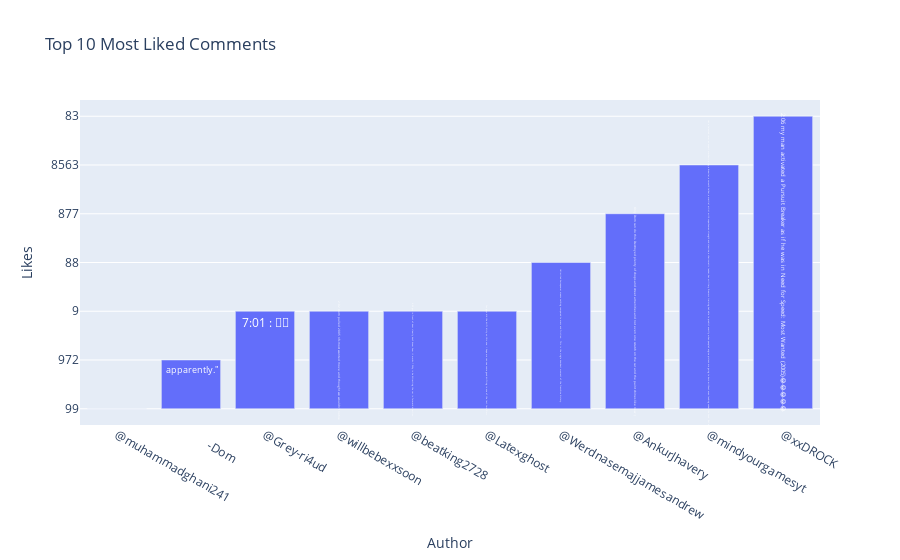
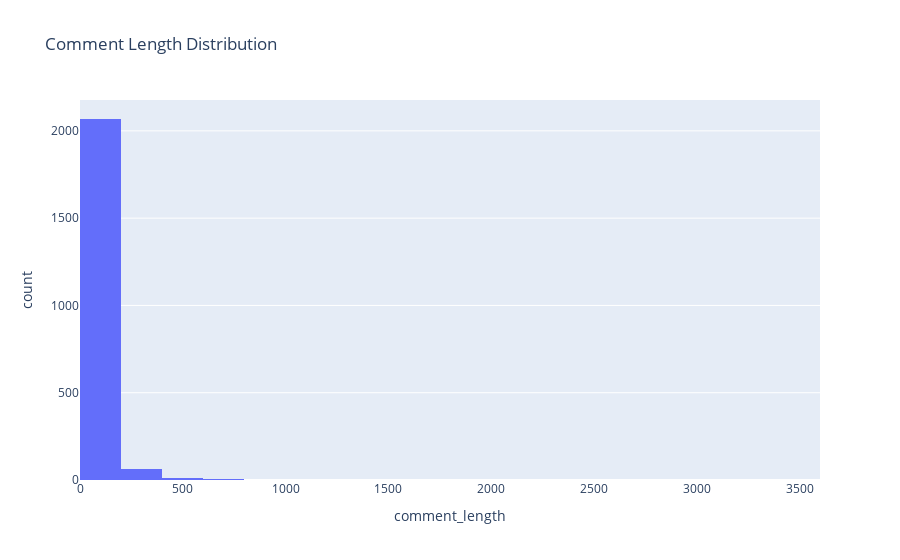
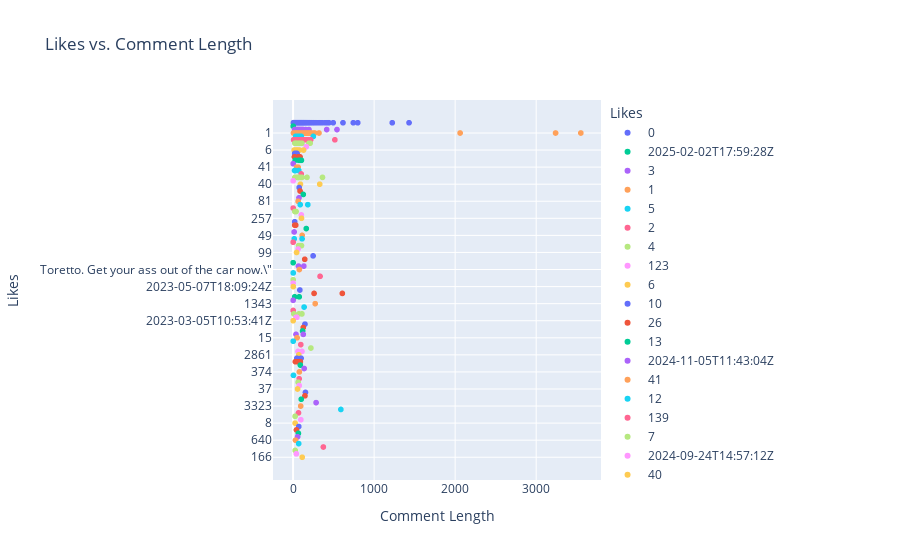
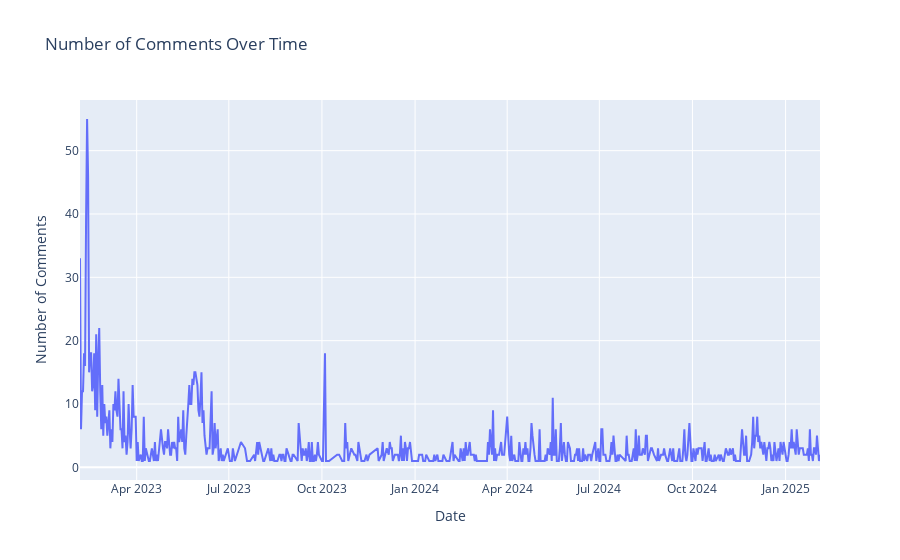

The cell these charts' notebook holds for them, in order:
### Code cell
import pandas as pd
import plotly.express as px

# Load data with proper delimiter and error handling
df = pd.read_csv("../data/processed/part-00000-55078bd3-eca0-4078-8064-721c27ee24fc-c000.csv.csv", on_bad_lines='skip', delimiter=",")

# Convert 'published_at' to datetime format
df['published_at'] = pd.to_datetime(df['published_at'], errors='coerce')

# Create a bar chart for the most liked comments
fig = px.bar(df.sort_values(by='likes', ascending=False).head(10), 
             x='author', y='likes', 
             title="Top 10 Most Liked Comments", 
             labels={'author': 'Author', 'likes': 'Likes'}, 
             text='comment')
fig.show()

# Create a histogram for comment length distribution
df['comment_length'] = df['comment'].astype(str).apply(len)
fig = px.histogram(df, x="comment_length", title="Comment Length Distribution", nbins=30)
fig.show()

# Create a scatter plot for likes vs. comment length
fig = px.scatter(df, x="comment_length", y="likes", 
                 title="Likes vs. Comment Length", 
                 labels={'comment_length': 'Comment Length', 'likes': 'Likes'}, 
                 color="likes")
fig.show()

# Create a time series plot for comments over time
df['date'] = df['published_at'].dt.date
fig = px.line(df.groupby('date').size().reset_index(name='count'), 
              x='date', y='count', 
              title="Number of Comments Over Time", 
              labels={'date': 'Date', 'count': 'Number of Comments'})
fig.show()

print("✅ Visualizations completed!")

### Figure 1 — Plotly figure (JSON) as saved in the notebook; plotly's stock layout.template omitted (floating-point values rounded to 4 significant figures)
{"data": [{"hovertemplate": "Author=%{x}<br>Likes=%{y}<br>comment=%{text}<extra></extra>", "legendgroup": "", "marker": {"color": "#636efa", "pattern": {"shape": ""}}, "name": "", "orientation": "v", "showlegend": false, "text": ["1:38 little nobody clearly lost the mind 😂😂", " apparently.\"", "7:01 : 😵💫", "2:02 dom pulled 2005 nfs most wanted move and thought we wouldn’t notice", "4:30 guy in front of dom clearly don't know how it works.? Why is he Attracting the car in forward direction.", "You guys did the drift dirty on this one. I hope we can see some good drifting in one of the last two films.", "Unlimited horsepower means nothing compared to mass and friction.  This is the single dumbest moment of the franchise history.", "Only Dom can do this. Destroyed plenty of shops and street amenities and not even one scratch on the car and the paint shines like new :)", "He’s a talented racer, an expert mechanic, a spy, a brawler, a smooth talker, a martial artist with superhuman strength and stamina, a charismatic leader, has military firearms training, he’s able to predict exactly when people’s engine pistons are going to burn without even looking under the hood. But above all, he’s a family man.", "2:06 my man activated a Pursuit Breaker as if he was in Need for Speed: Most Wanted (2005)😂😂😂😂😂"], "textposition": "auto", "type": "bar", "x": ["@muhammadghani241", "       -Dom", "@Grey-ri4ud", "@willbebexxsoon", "@beatking2728", "@Latexghost", "@Werdnasemajjamesandrew", "@AnkurJhavery", "@mindyourgamesyt", "@xxDROCK"], "xaxis": "x", "y": ["99", "972", "9", "9", "9", "9", "88", "877", "8563", "83"], "yaxis": "y"}], "layout": {"barmode": "relative", "legend": {"tracegroupgap": 0}, "title": {"text": "Top 10 Most Liked Comments"}, "xaxis": {"anchor": "y", "domain": [0, 1], "title": {"text": "Author"}}, "yaxis": {"anchor": "x", "domain": [0, 1], "title": {"text": "Likes"}}}}

### Figure 2 — Plotly figure (JSON) as saved in the notebook; plotly's stock layout.template omitted (floating-point values rounded to 4 significant figures; data arrays with more than 128 entries replaced by an {"elided": "..."} marker saying what was removed)
{"data": [{"bingroup": "x", "hovertemplate": "comment_length=%{x}<br>count=%{y}<extra></extra>", "legendgroup": "", "marker": {"color": "#636efa", "pattern": {"shape": ""}}, "name": "", "nbinsx": 30, "orientation": "v", "showlegend": false, "type": "histogram", "x": {"elided": "2149 int values"}, "xaxis": "x", "yaxis": "y"}], "layout": {"barmode": "relative", "legend": {"tracegroupgap": 0}, "title": {"text": "Comment Length Distribution"}, "xaxis": {"anchor": "y", "domain": [0, 1], "title": {"text": "comment_length"}}, "yaxis": {"anchor": "x", "domain": [0, 1], "title": {"text": "count"}}}}

### Figure 3 — Plotly figure (JSON) as saved in the notebook; plotly's stock layout.template omitted (floating-point values rounded to 4 significant figures; data arrays with more than 128 entries replaced by an {"elided": "..."} marker saying what was removed)
{"data": [{"hovertemplate": "Likes=%{y}<br>Comment Length=%{x}<extra></extra>", "legendgroup": "0", "marker": {"color": "#636efa", "symbol": "circle"}, "mode": "markers", "name": "0", "showlegend": true, "type": "scattergl", "x": {"elided": "1429 int values"}, "xaxis": "x", "y": {"elided": "1429 str values"}, "yaxis": "y"}, {"hovertemplate": "Likes=%{y}<br>Comment Length=%{x}<extra></extra>", "legendgroup": "2025-02-02T17:59:28Z", "marker": {"color": "#00cc96", "symbol": "circle"}, "mode": "markers", "name": "2025-02-02T17:59:28Z", "showlegend": true, "type": "scattergl", "x": [1], "xaxis": "x", "y": ["2025-02-02T17:59:28Z"], "yaxis": "y"}, {"hovertemplate": "Likes=%{y}<br>Comment Length=%{x}<extra></extra>", "legendgroup": "3", "marker": {"color": "#ab63fa", "symbol": "circle"}, "mode": "markers", "name": "3", "showlegend": true, "type": "scattergl", "x": [26, 63, 156, 77, 41, 47, 29, 119, 96, 33, 41, 70, 44, 31, 71, 35, 57, 50, 65, 103, 542, 86, 87, 82, 108, 49, 415, 45, 127, 107, 52, 40, 62, 115, 57, 19, 64, 62, 196, 39, 38, 113, 41, 21, 36], "xaxis": "x", "y": ["3", "3", "3", "3", "3", "3", "3", "3", "3", "3", "3", "3", "3", "3", "3", "3", "3", "3", "3", "3", "3", "3", "3", "3", "3", "3", "3", "3", "3", "3", "3", "3", "3", "3", "3", "3", "3", "3", "3", "3", "3", "3", "3", "3", "3"], "yaxis": "y"}, {"hovertemplate": "Likes=%{y}<br>Comment Length=%{x}<extra></extra>", "legendgroup": "1", "marker": {"color": "#FFA15A", "symbol": "circle"}, "mode": "markers", "name": "1", "showlegend": true, "type": "scattergl", "x": {"elided": "345 int values"}, "xaxis": "x", "y": {"elided": "345 str values"}, "yaxis": "y"}, {"hovertemplate": "Likes=%{y}<br>Comment Length=%{x}<extra></extra>", "legendgroup": "5", "marker": {"color": "#19d3f3", "symbol": "circle"}, "mode": "markers", "name": "5", "showlegend": true, "type": "scattergl", "x": [82, 51, 33, 250, 61, 31, 80, 102, 78, 56, 63], "xaxis": "x", "y": ["5", "5", "5", "5", "5", "5", "5", "5", "5", "5", "5"], "yaxis": "y"}, {"hovertemplate": "Likes=%{y}<br>Comment Length=%{x}<extra></extra>", "legendgroup": "2", "marker": {"color": "#FF6692", "symbol": "circle"}, "mode": "markers", "name": "2", "showlegend": true, "type": "scattergl", "x": [12, 115, 34, 24, 35, 17, 23, 8, 33, 38, 49, 26, 28, 95, 47, 21, 93, 16, 25, 56, 32, 147, 137, 29, 66, 36, 7, 39, 36, 48, 20, 43, 36, 516, 68, 73, 58, 66, 76, 169, 73, 82, 30, 70, 126, 41, 33, 94, 77, 71, 42, 38, 46, 23, 19, 134, 36, 84, 42, 22, 65, 77, 54, 109, 28, 14, 45, 14, 79, 30, 41, 45, 95, 163, 78, 74, 50, 116, 40, 26, 13, 96, 91, 29, 55, 65, 164, 78, 41, 139, 87, 88, 217, 34, 51, 44, 89, 70, 21, 54, 76, 76, 63, 66, 185, 108, 164, 79, 35, 186, 114, 42, 62, 97, 43, 26, 19, 24, 37, 8, 10], "xaxis": "x", "y": ["2", "2", "2", "2", "2", "2", "2", "2", "2", "2", "2", "2", "2", "2", "2", "2", "2", "2", "2", "2", "2", "2", "2", "2", "2", "2", "2", "2", "2", "2", "2", "2", "2", "2", "2", "2", "2", "2", "2", "2", "2", "2", "2", "2", "2", "2", "2", "2", "2", "2", "2", "2", "2", "2", "2", "2", "2", "2", "2", "2", "2", "2", "2", "2", "2", "2", "2", "2", "2", "2", "2", "2", "2", "2", "2", "2", "2", "2", "2", "2", "2", "2", "2", "2", "2", "2", "2", "2", "2", "2", "2", "2", "2", "2", "2", "2", "2", "2", "2", "2", "2", "2", "2", "2", "2", "2", "2", "2", "2", "2", "2", "2", "2", "2", "2", "2", "2", "2", "2", "2", "2"], "yaxis": "y"}, {"hovertemplate": "Likes=%{y}<br>Comment Length=%{x}<extra></extra>", "legendgroup": "4", "marker": {"color": "#B6E880", "symbol": "circle"}, "mode": "markers", "name": "4", "showlegend": true, "type": "scattergl", "x": [60, 58, 85, 44, 40, 34, 31, 76, 32, 78, 109, 46, 80, 29, 68, 196, 24, 26, 102, 211, 22, 34, 83], "xaxis": "x", "y": ["4", "4", "4", "4", "4", "4", "4", "4", "4", "4", "4", "4", "4", "4", "4", "4", "4", "4", "4", "4", "4", "4", "4"], "yaxis": "y"}, {"hovertemplate": "Likes=%{y}<br>Comment Length=%{x}<extra></extra>", "legendgroup": "123", "marker": {"color": "#FF97FF", "symbol": "circle"}, "mode": "markers", "name": "123", "showlegend": true, "type": "scattergl", "x": [163], "xaxis": "x", "y": ["123"], "yaxis": "y"}, {"hovertemplate": "Likes=%{y}<br>Comment Length=%{x}<extra></extra>", "legendgroup": "6", "marker": {"color": "#FECB52", "symbol": "circle"}, "mode": "markers", "name": "6", "showlegend": true, "type": "scattergl", "x": [78, 58, 129, 67, 19, 44, 25, 37, 50, 13], "xaxis": "x", "y": ["6", "6", "6", "6", "6", "6", "6", "6", "6", "6"], "yaxis": "y"}, {"hovertemplate": "Likes=%{y}<br>Comment Length=%{x}<extra></extra>", "legendgroup": "10", "marker": {"color": "#636efa", "symbol": "circle"}, "mode": "markers", "name": "10", "showlegend": true, "type": "scattergl", "x": [36, 49, 20], "xaxis": "x", "y": ["10", "10", "10"], "yaxis": "y"}, {"hovertemplate": "Likes=%{y}<br>Comment Length=%{x}<extra></extra>", "legendgroup": "26", "marker": {"color": "#EF553B", "symbol": "circle"}, "mode": "markers", "name": "26", "showlegend": true, "type": "scattergl", "x": [17, 19, 86, 64], "xaxis": "x", "y": ["26", "26", "26", "26"], "yaxis": "y"}, {"hovertemplate": "Likes=%{y}<br>Comment Length=%{x}<extra></extra>", "legendgroup": "13", "marker": {"color": "#00cc96", "symbol": "circle"}, "mode": "markers", "name": "13", "showlegend": true, "type": "scattergl", "x": [25, 83, 103, 70, 99], "xaxis": "x", "y": ["13", "13", "13", "13", "13"], "yaxis": "y"}, {"hovertemplate": "Likes=%{y}<br>Comment Length=%{x}<extra></extra>", "legendgroup": "2024-11-05T11:43:04Z", "marker": {"color": "#ab63fa", "symbol": "circle"}, "mode": "markers", "name": "2024-11-05T11:43:04Z", "showlegend": true, "type": "scattergl", "x": [1], "xaxis": "x", "y": ["2024-11-05T11:43:04Z"], "yaxis": "y"}, {"hovertemplate": "Likes=%{y}<br>Comment Length=%{x}<extra></extra>", "legendgroup": "41", "marker": {"color": "#FFA15A", "symbol": "circle"}, "mode": "markers", "name": "41", "showlegend": true, "type": "scattergl", "x": [44, 51, 62], "xaxis": "x", "y": ["41", "41", "41"], "yaxis": "y"}, {"hovertemplate": "Likes=%{y}<br>Comment Length=%{x}<extra></extra>", "legendgroup": "12", "marker": {"color": "#19d3f3", "symbol": "circle"}, "mode": "markers", "name": "12", "showlegend": true, "type": "scattergl", "x": [28, 70, 70, 18], "xaxis": "x", "y": ["12", "12", "12", "12"], "yaxis": "y"}, {"hovertemplate": "Likes=%{y}<br>Comment Length=%{x}<extra></extra>", "legendgroup": "139", "marker": {"color": "#FF6692", "symbol": "circle"}, "mode": "markers", "name": "139", "showlegend": true, "type": "scattergl", "x": [100], "xaxis": "x", "y": ["139"], "yaxis": "y"}, {"hovertemplate": "Likes=%{y}<br>Comment Length=%{x}<extra></extra>", "legendgroup": "7", "marker": {"color": "#B6E880", "symbol": "circle"}, "mode": "markers", "name": "7", "showlegend": true, "type": "scattergl", "x": [22, 45, 90, 363, 172, 68, 106, 61, 69, 109, 84, 61], "xaxis": "x", "y": ["7", "7", "7", "7", "7", "7", "7", "7", "7", "7", "7", "7"], "yaxis": "y"}, {"hovertemplate": "Likes=%{y}<br>Comment Length=%{x}<extra></extra>", "legendgroup": "2024-09-24T14:57:12Z", "marker": {"color": "#FF97FF", "symbol": "circle"}, "mode": "markers", "name": "2024-09-24T14:57:12Z", "showlegend": true, "type": "scattergl", "x": [1], "xaxis": "x", "y": ["2024-09-24T14:57:12Z"], "yaxis": "y"}, {"hovertemplate": "Likes=%{y}<br>Comment Length=%{x}<extra></extra>", "legendgroup": "40", "marker": {"color": "#FECB52", "symbol": "circle"}, "mode": "markers", "name": "40", "showlegend": true, "type": "scattergl", "x": [329, 91], "xaxis": "x", "y": ["40", "40"], "yaxis": "y"}, {"hovertemplate": "Likes=%{y}<br>Comment Length=%{x}<extra></extra>", "legendgroup": "536", "marker": {"color": "#636efa", "symbol": "circle"}, "mode": "markers", "name": "536", "showlegend": true, "type": "scattergl", "x": [75], "xaxis": "x", "y": ["536"], "yaxis": "y"}, {"hovertemplate": "Likes=%{y}<br>Comment Length=%{x}<extra></extra>", "legendgroup": "1512", "marker": {"color": "#EF553B", "symbol": "circle"}, "mode": "markers", "name": "1512", "showlegend": true, "type": "scattergl", "x": [86], "xaxis": "x", "y": ["1512"], "yaxis": "y"}, {"hovertemplate": "Likes=%{y}<br>Comment Length=%{x}<extra></extra>", "legendgroup": "88", "marker": {"color": "#00cc96", "symbol": "circle"}, "mode": "markers", "name": "88", "showlegend": true, "type": "scattergl", "x": [126], "xaxis": "x", "y": ["88"], "yaxis": "y"}, {"hovertemplate": "Likes=%{y}<br>Comment Length=%{x}<extra></extra>", "legendgroup": "61", "marker": {"color": "#ab63fa", "symbol": "circle"}, "mode": "markers", "name": "61", "showlegend": true, "type": "scattergl", "x": [73], "xaxis": "x", "y": ["61"], "yaxis": "y"}, {"hovertemplate": "Likes=%{y}<br>Comment Length=%{x}<extra></extra>", "legendgroup": "81", "marker": {"color": "#FFA15A", "symbol": "circle"}, "mode": "markers", "name": "81", "showlegend": true, "type": "scattergl", "x": [62], "xaxis": "x", "y": ["81"], "yaxis": "y"}, {"hovertemplate": "Likes=%{y}<br>Comment Length=%{x}<extra></extra>", "legendgroup": "36", "marker": {"color": "#19d3f3", "symbol": "circle"}, "mode": "markers", "name": "36", "showlegend": true, "type": "scattergl", "x": [182, 88], "xaxis": "x", "y": ["36", "36"], "yaxis": "y"}, {"hovertemplate": "Likes=%{y}<br>Comment Length=%{x}<extra></extra>", "legendgroup": "2023-09-16T07:57:06Z", "marker": {"color": "#FF6692", "symbol": "circle"}, "mode": "markers", "name": "2023-09-16T07:57:06Z", "showlegend": true, "type": "scattergl", "x": [1], "xaxis": "x", "y": ["2023-09-16T07:57:06Z"], "yaxis": "y"}, {"hovertemplate": "Likes=%{y}<br>Comment Length=%{x}<extra></extra>", "legendgroup": "38", "marker": {"color": "#B6E880", "symbol": "circle"}, "mode": "markers", "name": "38", "showlegend": true, "type": "scattergl", "x": [37, 22], "xaxis": "x", "y": ["38", "38"], "yaxis": "y"}, {"hovertemplate": "Likes=%{y}<br>Comment Length=%{x}<extra></extra>", "legendgroup": "53", "marker": {"color": "#FF97FF", "symbol": "circle"}, "mode": "markers", "name": "53", "showlegend": true, "type": "scattergl", "x": [102], "xaxis": "x", "y": ["53"], "yaxis": "y"}, {"hovertemplate": "Likes=%{y}<br>Comment Length=%{x}<extra></extra>", "legendgroup": "257", "marker": {"color": "#FECB52", "symbol": "circle"}, "mode": "markers", "name": "257", "showlegend": true, "type": "scattergl", "x": [104], "xaxis": "x", "y": ["257"], "yaxis": "y"}, {"hovertemplate": "Likes=%{y}<br>Comment Length=%{x}<extra></extra>", "legendgroup": " work together he says\\\" ", "marker": {"color": "#636efa", "symbol": "circle"}, "mode": "markers", "name": " work together he says\\\" ", "showlegend": true, "type": "scattergl", "x": [20], "xaxis": "x", "y": [" work together he says\\\" "], "yaxis": "y"}, {"hovertemplate": "Likes=%{y}<br>Comment Length=%{x}<extra></extra>", "legendgroup": "18", "marker": {"color": "#EF553B", "symbol": "circle"}, "mode": "markers", "name": "18", "showlegend": true, "type": "scattergl", "x": [20, 33], "xaxis": "x", "y": ["18", "18"], "yaxis": "y"}, {"hovertemplate": "Likes=%{y}<br>Comment Length=%{x}<extra></extra>", "legendgroup": "327", "marker": {"color": "#00cc96", "symbol": "circle"}, "mode": "markers", "name": "327", "showlegend": true, "type": "scattergl", "x": [163], "xaxis": "x", "y": ["327"], "yaxis": "y"}, {"hovertemplate": "Likes=%{y}<br>Comment Length=%{x}<extra></extra>", "legendgroup": "972", "marker": {"color": "#ab63fa", "symbol": "circle"}, "mode": "markers", "name": "972", "showlegend": true, "type": "scattergl", "x": [13], "xaxis": "x", "y": ["972"], "yaxis": "y"}, {"hovertemplate": "Likes=%{y}<br>Comment Length=%{x}<extra></extra>", "legendgroup": "49", "marker": {"color": "#FFA15A", "symbol": "circle"}, "mode": "markers", "name": "49", "showlegend": true, "type": "scattergl", "x": [112], "xaxis": "x", "y": ["49"], "yaxis": "y"}, {"hovertemplate": "Likes=%{y}<br>Comment Length=%{x}<extra></extra>", "legendgroup": "14", "marker": {"color": "#19d3f3", "symbol": "circle"}, "mode": "markers", "name": "14", "showlegend": true, "type": "scattergl", "x": [14, 111], "xaxis": "x", "y": ["14", "14"], "yaxis": "y"}, {"hovertemplate": "Likes=%{y}<br>Comment Length=%{x}<extra></extra>", "legendgroup": "2023-06-12T22:32:41Z", "marker": {"color": "#FF6692", "symbol": "circle"}, "mode": "markers", "name": "2023-06-12T22:32:41Z", "showlegend": true, "type": "scattergl", "x": [1], "xaxis": "x", "y": ["2023-06-12T22:32:41Z"], "yaxis": "y"}, {"hovertemplate": "Likes=%{y}<br>Comment Length=%{x}<extra></extra>", "legendgroup": "20", "marker": {"color": "#B6E880", "symbol": "circle"}, "mode": "markers", "name": "20", "showlegend": true, "type": "scattergl", "x": [87, 104, 68], "xaxis": "x", "y": ["20", "20", "20"], "yaxis": "y"}, {"hovertemplate": "Likes=%{y}<br>Comment Length=%{x}<extra></extra>", "legendgroup": "525", "marker": {"color": "#FF97FF", "symbol": "circle"}, "mode": "markers", "name": "525", "showlegend": true, "type": "scattergl", "x": [62], "xaxis": "x", "y": ["525"], "yaxis": "y"}, {"hovertemplate": "Likes=%{y}<br>Comment Length=%{x}<extra></extra>", "legendgroup": "99", "marker": {"color": "#FECB52", "symbol": "circle"}, "mode": "markers", "name": "99", "showlegend": true, "type": "scattergl", "x": [43], "xaxis": "x", "y": ["99"], "yaxis": "y"}, {"hovertemplate": "Likes=%{y}<br>Comment Length=%{x}<extra></extra>", "legendgroup": "436", "marker": {"color": "#636efa", "symbol": "circle"}, "mode": "markers", "name": "436", "showlegend": true, "type": "scattergl", "x": [247], "xaxis": "x", "y": ["436"], "yaxis": "y"}, {"hovertemplate": "Likes=%{y}<br>Comment Length=%{x}<extra></extra>", "legendgroup": "60", "marker": {"color": "#EF553B", "symbol": "circle"}, "mode": "markers", "name": "60", "showlegend": true, "type": "scattergl", "x": [144], "xaxis": "x", "y": ["60"], "yaxis": "y"}, {"hovertemplate": "Likes=%{y}<br>Comment Length=%{x}<extra></extra>", "legendgroup": "2023-05-27T01:52:03Z", "marker": {"color": "#00cc96", "symbol": "circle"}, "mode": "markers", "name": "2023-05-27T01:52:03Z", "showlegend": true, "type": "scattergl", "x": [1], "xaxis": "x", "y": ["2023-05-27T01:52:03Z"], "yaxis": "y"}, {"hovertemplate": "Likes=%{y}<br>Comment Length=%{x}<extra></extra>", "legendgroup": "251", "marker": {"color": "#ab63fa", "symbol": "circle"}, "mode": "markers", "name": "251", "showlegend": true, "type": "scattergl", "x": [67, 133], "xaxis": "x", "y": ["251", "251"], "yaxis": "y"}, {"hovertemplate": "Likes=%{y}<br>Comment Length=%{x}<extra></extra>", "legendgroup": " Toretto. Get your ass out of the car now.\\\"", "marker": {"color": "#FFA15A", "symbol": "circle"}, "mode": "markers", "name": " Toretto. Get your ass out of the car now.\\\"", "showlegend": true, "type": "scattergl", "x": [78], "xaxis": "x", "y": [" Toretto. Get your ass out of the car now.\\\""], "yaxis": "y"}, {"hovertemplate": "Likes=%{y}<br>Comment Length=%{x}<extra></extra>", "legendgroup": "2023-05-23T23:28:15Z", "marker": {"color": "#19d3f3", "symbol": "circle"}, "mode": "markers", "name": "2023-05-23T23:28:15Z", "showlegend": true, "type": "scattergl", "x": [2], "xaxis": "x", "y": ["2023-05-23T23:28:15Z"], "yaxis": "y"}, {"hovertemplate": "Likes=%{y}<br>Comment Length=%{x}<extra></extra>", "legendgroup": "8563", "marker": {"color": "#FF6692", "symbol": "circle"}, "mode": "markers", "name": "8563", "showlegend": true, "type": "scattergl", "x": [333], "xaxis": "x", "y": ["8563"], "yaxis": "y"}, {"hovertemplate": "Likes=%{y}<br>Comment Length=%{x}<extra></extra>", "legendgroup": "2023-05-19T06:22:31Z", "marker": {"color": "#B6E880", "symbol": "circle"}, "mode": "markers", "name": "2023-05-19T06:22:31Z", "showlegend": true, "type": "scattergl", "x": [1], "xaxis": "x", "y": ["2023-05-19T06:22:31Z"], "yaxis": "y"}, {"hovertemplate": "Likes=%{y}<br>Comment Length=%{x}<extra></extra>", "legendgroup": "2023-05-15T13:03:52Z", "marker": {"color": "#FF97FF", "symbol": "circle"}, "mode": "markers", "name": "2023-05-15T13:03:52Z", "showlegend": true, "type": "scattergl", "x": [1], "xaxis": "x", "y": ["2023-05-15T13:03:52Z"], "yaxis": "y"}, {"hovertemplate": "Likes=%{y}<br>Comment Length=%{x}<extra></extra>", "legendgroup": "2023-05-07T18:09:24Z", "marker": {"color": "#FECB52", "symbol": "circle"}, "mode": "markers", "name": "2023-05-07T18:09:24Z", "showlegend": true, "type": "scattergl", "x": [3], "xaxis": "x", "y": ["2023-05-07T18:09:24Z"], "yaxis": "y"}, {"hovertemplate": "Likes=%{y}<br>Comment Length=%{x}<extra></extra>", "legendgroup": "27", "marker": {"color": "#636efa", "symbol": "circle"}, "mode": "markers", "name": "27", "showlegend": true, "type": "scattergl", "x": [84], "xaxis": "x", "y": ["27"], "yaxis": "y"}, {"hovertemplate": "Likes=%{y}<br>Comment Length=%{x}<extra></extra>", "legendgroup": "69", "marker": {"color": "#EF553B", "symbol": "circle"}, "mode": "markers", "name": "69", "showlegend": true, "type": "scattergl", "x": [608, 259], "xaxis": "x", "y": ["69", "69"], "yaxis": "y"}, {"hovertemplate": "Likes=%{y}<br>Comment Length=%{x}<extra></extra>", "legendgroup": "47", "marker": {"color": "#00cc96", "symbol": "circle"}, "mode": "markers", "name": "47", "showlegend": true, "type": "scattergl", "x": [20, 76], "xaxis": "x", "y": ["47", "47"], "yaxis": "y"}, {"hovertemplate": "Likes=%{y}<br>Comment Length=%{x}<extra></extra>", "legendgroup": "2023-03-31T21:55:12Z", "marker": {"color": "#ab63fa", "symbol": "circle"}, "mode": "markers", "name": "2023-03-31T21:55:12Z", "showlegend": true, "type": "scattergl", "x": [1], "xaxis": "x", "y": ["2023-03-31T21:55:12Z"], "yaxis": "y"}, {"hovertemplate": "Likes=%{y}<br>Comment Length=%{x}<extra></extra>", "legendgroup": "1343", "marker": {"color": "#FFA15A", "symbol": "circle"}, "mode": "markers", "name": "1343", "showlegend": true, "type": "scattergl", "x": [273], "xaxis": "x", "y": ["1343"], "yaxis": "y"}, {"hovertemplate": "Likes=%{y}<br>Comment Length=%{x}<extra></extra>", "legendgroup": "263", "marker": {"color": "#19d3f3", "symbol": "circle"}, "mode": "markers", "name": "263", "showlegend": true, "type": "scattergl", "x": [136], "xaxis": "x", "y": ["263"], "yaxis": "y"}, {"hovertemplate": "Likes=%{y}<br>Comment Length=%{x}<extra></extra>", "legendgroup": "2023-03-19T20:04:26Z", "marker": {"color": "#FF6692", "symbol": "circle"}, "mode": "markers", "name": "2023-03-19T20:04:26Z", "showlegend": true, "type": "scattergl", "x": [1], "xaxis": "x", "y": ["2023-03-19T20:04:26Z"], "yaxis": "y"}, {"hovertemplate": "Likes=%{y}<br>Comment Length=%{x}<extra></extra>", "legendgroup": "9", "marker": {"color": "#B6E880", "symbol": "circle"}, "mode": "markers", "name": "9", "showlegend": true, "type": "scattergl", "x": [109, 10, 72, 108], "xaxis": "x", "y": ["9", "9", "9", "9"], "yaxis": "y"}, {"hovertemplate": "Likes=%{y}<br>Comment Length=%{x}<extra></extra>", "legendgroup": "21", "marker": {"color": "#FF97FF", "symbol": "circle"}, "mode": "markers", "name": "21", "showlegend": true, "type": "scattergl", "x": [46, 36], "xaxis": "x", "y": ["21", "21"], "yaxis": "y"}, {"hovertemplate": "Likes=%{y}<br>Comment Length=%{x}<extra></extra>", "legendgroup": "2023-03-05T10:53:41Z", "marker": {"color": "#FECB52", "symbol": "circle"}, "mode": "markers", "name": "2023-03-05T10:53:41Z", "showlegend": true, "type": "scattergl", "x": [1], "xaxis": "x", "y": ["2023-03-05T10:53:41Z"], "yaxis": "y"}, {"hovertemplate": "Likes=%{y}<br>Comment Length=%{x}<extra></extra>", "legendgroup": "6533", "marker": {"color": "#636efa", "symbol": "circle"}, "mode": "markers", "name": "6533", "showlegend": true, "type": "scattergl", "x": [147], "xaxis": "x", "y": ["6533"], "yaxis": "y"}, {"hovertemplate": "Likes=%{y}<br>Comment Length=%{x}<extra></extra>", "legendgroup": "120", "marker": {"color": "#EF553B", "symbol": "circle"}, "mode": "markers", "name": "120", "showlegend": true, "type": "scattergl", "x": [126], "xaxis": "x", "y": ["120"], "yaxis": "y"}, {"hovertemplate": "Likes=%{y}<br>Comment Length=%{x}<extra></extra>", "legendgroup": "28", "marker": {"color": "#00cc96", "symbol": "circle"}, "mode": "markers", "name": "28", "showlegend": true, "type": "scattergl", "x": [117], "xaxis": "x", "y": ["28"], "yaxis": "y"}, {"hovertemplate": "Likes=%{y}<br>Comment Length=%{x}<extra></extra>", "legendgroup": "19", "marker": {"color": "#ab63fa", "symbol": "circle"}, "mode": "markers", "name": "19", "showlegend": true, "type": "scattergl", "x": [126, 36], "xaxis": "x", "y": ["19", "19"], "yaxis": "y"}, {"hovertemplate": "Likes=%{y}<br>Comment Length=%{x}<extra></extra>", "legendgroup": "15", "marker": {"color": "#FFA15A", "symbol": "circle"}, "mode": "markers", "name": "15", "showlegend": true, "type": "scattergl", "x": [49, 49], "xaxis": "x", "y": ["15", "15"], "yaxis": "y"}, {"hovertemplate": "Likes=%{y}<br>Comment Length=%{x}<extra></extra>", "legendgroup": "2023-02-18T07:28:56Z", "marker": {"color": "#19d3f3", "symbol": "circle"}, "mode": "markers", "name": "2023-02-18T07:28:56Z", "showlegend": true, "type": "scattergl", "x": [2], "xaxis": "x", "y": ["2023-02-18T07:28:56Z"], "yaxis": "y"}, {"hovertemplate": "Likes=%{y}<br>Comment Length=%{x}<extra></extra>", "legendgroup": "83", "marker": {"color": "#FF6692", "symbol": "circle"}, "mode": "markers", "name": "83", "showlegend": true, "type": "scattergl", "x": [95], "xaxis": "x", "y": ["83"], "yaxis": "y"}, {"hovertemplate": "Likes=%{y}<br>Comment Length=%{x}<extra></extra>", "legendgroup": "453", "marker": {"color": "#B6E880", "symbol": "circle"}, "mode": "markers", "name": "453", "showlegend": true, "type": "scattergl", "x": [220], "xaxis": "x", "y": ["453"], "yaxis": "y"}, {"hovertemplate": "Likes=%{y}<br>Comment Length=%{x}<extra></extra>", "legendgroup": "33", "marker": {"color": "#FF97FF", "symbol": "circle"}, "mode": "markers", "name": "33", "showlegend": true, "type": "scattergl", "x": [61, 110], "xaxis": "x", "y": ["33", "33"], "yaxis": "y"}, {"hovertemplate": "Likes=%{y}<br>Comment Length=%{x}<extra></extra>", "legendgroup": "2861", "marker": {"color": "#FECB52", "symbol": "circle"}, "mode": "markers", "name": "2861", "showlegend": true, "type": "scattergl", "x": [71], "xaxis": "x", "y": ["2861"], "yaxis": "y"}, {"hovertemplate": "Likes=%{y}<br>Comment Length=%{x}<extra></extra>", "legendgroup": "23", "marker": {"color": "#636efa", "symbol": "circle"}, "mode": "markers", "name": "23", "showlegend": true, "type": "scattergl", "x": [99, 47], "xaxis": "x", "y": ["23", "23"], "yaxis": "y"}, {"hovertemplate": "Likes=%{y}<br>Comment Length=%{x}<extra></extra>", "legendgroup": "17", "marker": {"color": "#EF553B", "symbol": "circle"}, "mode": "markers", "name": "17", "showlegend": true, "type": "scattergl", "x": [28, 58, 90], "xaxis": "x", "y": ["17", "17", "17"], "yaxis": "y"}, {"hovertemplate": "Likes=%{y}<br>Comment Length=%{x}<extra></extra>", "legendgroup": "527", "marker": {"color": "#00cc96", "symbol": "circle"}, "mode": "markers", "name": "527", "showlegend": true, "type": "scattergl", "x": [90], "xaxis": "x", "y": ["527"], "yaxis": "y"}, {"hovertemplate": "Likes=%{y}<br>Comment Length=%{x}<extra></extra>", "legendgroup": "877", "marker": {"color": "#ab63fa", "symbol": "circle"}, "mode": "markers", "name": "877", "showlegend": true, "type": "scattergl", "x": [137], "xaxis": "x", "y": ["877"], "yaxis": "y"}, {"hovertemplate": "Likes=%{y}<br>Comment Length=%{x}<extra></extra>", "legendgroup": "374", "marker": {"color": "#FFA15A", "symbol": "circle"}, "mode": "markers", "name": "374", "showlegend": true, "type": "scattergl", "x": [78], "xaxis": "x", "y": ["374"], "yaxis": "y"}, {"hovertemplate": "Likes=%{y}<br>Comment Length=%{x}<extra></extra>", "legendgroup": "2023-02-11T01:05:30Z", "marker": {"color": "#19d3f3", "symbol": "circle"}, "mode": "markers", "name": "2023-02-11T01:05:30Z", "showlegend": true, "type": "scattergl", "x": [5], "xaxis": "x", "y": ["2023-02-11T01:05:30Z"], "yaxis": "y"}, {"hovertemplate": "Likes=%{y}<br>Comment Length=%{x}<extra></extra>", "legendgroup": "544", "marker": {"color": "#FF6692", "symbol": "circle"}, "mode": "markers", "name": "544", "showlegend": true, "type": "scattergl", "x": [75], "xaxis": "x", "y": ["544"], "yaxis": "y"}, {"hovertemplate": "Likes=%{y}<br>Comment Length=%{x}<extra></extra>", "legendgroup": "25", "marker": {"color": "#B6E880", "symbol": "circle"}, "mode": "markers", "name": "25", "showlegend": true, "type": "scattergl", "x": [62], "xaxis": "x", "y": ["25"], "yaxis": "y"}, {"hovertemplate": "Likes=%{y}<br>Comment Length=%{x}<extra></extra>", "legendgroup": "122", "marker": {"color": "#FF97FF", "symbol": "circle"}, "mode": "markers", "name": "122", "showlegend": true, "type": "scattergl", "x": [76], "xaxis": "x", "y": ["122"], "yaxis": "y"}, {"hovertemplate": "Likes=%{y}<br>Comment Length=%{x}<extra></extra>", "legendgroup": "37", "marker": {"color": "#FECB52", "symbol": "circle"}, "mode": "markers", "name": "37", "showlegend": true, "type": "scattergl", "x": [55], "xaxis": "x", "y": ["37"], "yaxis": "y"}, {"hovertemplate": "Likes=%{y}<br>Comment Length=%{x}<extra></extra>", "legendgroup": "54", "marker": {"color": "#636efa", "symbol": "circle"}, "mode": "markers", "name": "54", "showlegend": true, "type": "scattergl", "x": [153], "xaxis": "x", "y": ["54"], "yaxis": "y"}, {"hovertemplate": "Likes=%{y}<br>Comment Length=%{x}<extra></extra>", "legendgroup": "478", "marker": {"color": "#EF553B", "symbol": "circle"}, "mode": "markers", "name": "478", "showlegend": true, "type": "scattergl", "x": [147], "xaxis": "x", "y": ["478"], "yaxis": "y"}, {"hovertemplate": "Likes=%{y}<br>Comment Length=%{x}<extra></extra>", "legendgroup": "11", "marker": {"color": "#00cc96", "symbol": "circle"}, "mode": "markers", "name": "11", "showlegend": true, "type": "scattergl", "x": [101], "xaxis": "x", "y": ["11"], "yaxis": "y"}, {"hovertemplate": "Likes=%{y}<br>Comment Length=%{x}<extra></extra>", "legendgroup": "124", "marker": {"color": "#ab63fa", "symbol": "circle"}, "mode": "markers", "name": "124", "showlegend": true, "type": "scattergl", "x": [284], "xaxis": "x", "y": ["124"], "yaxis": "y"}, {"hovertemplate": "Likes=%{y}<br>Comment Length=%{x}<extra></extra>", "legendgroup": "3323", "marker": {"color": "#FFA15A", "symbol": "circle"}, "mode": "markers", "name": "3323", "showlegend": true, "type": "scattergl", "x": [94], "xaxis": "x", "y": ["3323"], "yaxis": "y"}, {"hovertemplate": "Likes=%{y}<br>Comment Length=%{x}<extra></extra>", "legendgroup": "349", "marker": {"color": "#19d3f3", "symbol": "circle"}, "mode": "markers", "name": "349", "showlegend": true, "type": "scattergl", "x": [590], "xaxis": "x", "y": ["349"], "yaxis": "y"}, {"hovertemplate": "Likes=%{y}<br>Comment Length=%{x}<extra></extra>", "legendgroup": "32", "marker": {"color": "#FF6692", "symbol": "circle"}, "mode": "markers", "name": "32", "showlegend": true, "type": "scattergl", "x": [67], "xaxis": "x", "y": ["32"], "yaxis": "y"}, {"hovertemplate": "Likes=%{y}<br>Comment Length=%{x}<extra></extra>", "legendgroup": "174", "marker": {"color": "#B6E880", "symbol": "circle"}, "mode": "markers", "name": "174", "showlegend": true, "type": "scattergl", "x": [25], "xaxis": "x", "y": ["174"], "yaxis": "y"}, {"hovertemplate": "Likes=%{y}<br>Comment Length=%{x}<extra></extra>", "legendgroup": "485", "marker": {"color": "#FF97FF", "symbol": "circle"}, "mode": "markers", "name": "485", "showlegend": true, "type": "scattergl", "x": [96], "xaxis": "x", "y": ["485"], "yaxis": "y"}, {"hovertemplate": "Likes=%{y}<br>Comment Length=%{x}<extra></extra>", "legendgroup": "8", "marker": {"color": "#FECB52", "symbol": "circle"}, "mode": "markers", "name": "8", "showlegend": true, "type": "scattergl", "x": [25], "xaxis": "x", "y": ["8"], "yaxis": "y"}, {"hovertemplate": "Likes=%{y}<br>Comment Length=%{x}<extra></extra>", "legendgroup": "46", "marker": {"color": "#636efa", "symbol": "circle"}, "mode": "markers", "name": "46", "showlegend": true, "type": "scattergl", "x": [70], "xaxis": "x", "y": ["46"], "yaxis": "y"}, {"hovertemplate": "Likes=%{y}<br>Comment Length=%{x}<extra></extra>", "legendgroup": "810", "marker": {"color": "#EF553B", "symbol": "circle"}, "mode": "markers", "name": "810", "showlegend": true, "type": "scattergl", "x": [42], "xaxis": "x", "y": ["810"], "yaxis": "y"}, {"hovertemplate": "Likes=%{y}<br>Comment Length=%{x}<extra></extra>", "legendgroup": "2903", "marker": {"color": "#00cc96", "symbol": "circle"}, "mode": "markers", "name": "2903", "showlegend": true, "type": "scattergl", "x": [66], "xaxis": "x", "y": ["2903"], "yaxis": "y"}, {"hovertemplate": "Likes=%{y}<br>Comment Length=%{x}<extra></extra>", "legendgroup": "7541", "marker": {"color": "#ab63fa", "symbol": "circle"}, "mode": "markers", "name": "7541", "showlegend": true, "type": "scattergl", "x": [56], "xaxis": "x", "y": ["7541"], "yaxis": "y"}, {"hovertemplate": "Likes=%{y}<br>Comment Length=%{x}<extra></extra>", "legendgroup": "640", "marker": {"color": "#FFA15A", "symbol": "circle"}, "mode": "markers", "name": "640", "showlegend": true, "type": "scattergl", "x": [30], "xaxis": "x", "y": ["640"], "yaxis": "y"}, {"hovertemplate": "Likes=%{y}<br>Comment Length=%{x}<extra></extra>", "legendgroup": "170", "marker": {"color": "#19d3f3", "symbol": "circle"}, "mode": "markers", "name": "170", "showlegend": true, "type": "scattergl", "x": [69], "xaxis": "x", "y": ["170"], "yaxis": "y"}, {"hovertemplate": "Likes=%{y}<br>Comment Length=%{x}<extra></extra>", "legendgroup": "2363", "marker": {"color": "#FF6692", "symbol": "circle"}, "mode": "markers", "name": "2363", "showlegend": true, "type": "scattergl", "x": [374], "xaxis": "x", "y": ["2363"], "yaxis": "y"}, {"hovertemplate": "Likes=%{y}<br>Comment Length=%{x}<extra></extra>", "legendgroup": "22", "marker": {"color": "#B6E880", "symbol": "circle"}, "mode": "markers", "name": "22", "showlegend": true, "type": "scattergl", "x": [26], "xaxis": "x", "y": ["22"], "yaxis": "y"}, {"hovertemplate": "Likes=%{y}<br>Comment Length=%{x}<extra></extra>", "legendgroup": "74", "marker": {"color": "#FF97FF", "symbol": "circle"}, "mode": "markers", "name": "74", "showlegend": true, "type": "scattergl", "x": [40], "xaxis": "x", "y": ["74"], "yaxis": "y"}, {"hovertemplate": "Likes=%{y}<br>Comment Length=%{x}<extra></extra>", "legendgroup": "166", "marker": {"color": "#FECB52", "symbol": "circle"}, "mode": "markers", "name": "166", "showlegend": true, "type": "scattergl", "x": [113], "xaxis": "x", "y": ["166"], "yaxis": "y"}], "layout": {"legend": {"title": {"text": "Likes"}, "tracegroupgap": 0}, "title": {"text": "Likes vs. Comment Length"}, "xaxis": {"anchor": "y", "domain": [0, 1], "title": {"text": "Comment Length"}}, "yaxis": {"anchor": "x", "categoryarray": ["166", "74", "22", "2363", "170", "640", "7541", "2903", "810", "46", "8", "485", "174", "32", "349", "3323", "124", "11", "478", "54", "37", "122", "25", "544", "2023-02-11T01:05:30Z", "374", "877", "527", "17", "23", "2861", "33", "453", "83", "2023-02-18T07:28:56Z", "15", "19", "28", "120", "6533", "2023-03-05T10:53:41Z", "21", "9", "2023-03-19T20:04:26Z", "263", "1343", "2023-03-31T21:55:12Z", "47", "69", "27", "2023-05-07T18:09:24Z", "2023-05-15T13:03:52Z", "2023-05-19T06:22:31Z", "8563", "2023-05-23T23:28:15Z", " Toretto. Get your ass out of the car now.\\\"", "251", "2023-05-27T01:52:03Z", "60", "436", "99", "525", "20", "2023-06-12T22:32:41Z", "14", "49", "972", "327", "18", " work together he says\\\" ", "257", "53", "38", "2023-09-16T07:57:06Z", "36", "81", "61", "88", "1512", "536", "40", "2024-09-24T14:57:12Z", "7", "139", "12", "41", "2024-11-05T11:43:04Z", "13", "26", "10", "6", "123", "4", "2", "5", "1", "3", "2025-02-02T17:59:28Z", null, "0"], "categoryorder": "array", "domain": [0, 1], "title": {"text": "Likes"}}}}

### Figure 4 — Plotly figure (JSON) as saved in the notebook; plotly's stock layout.template omitted (floating-point values rounded to 4 significant figures; data arrays with more than 128 entries replaced by an {"elided": "..."} marker saying what was removed)
{"data": [{"hovertemplate": "Date=%{x}<br>Number of Comments=%{y}<extra></extra>", "legendgroup": "", "line": {"color": "#636efa", "dash": "solid"}, "marker": {"symbol": "circle"}, "mode": "lines", "name": "", "orientation": "v", "showlegend": false, "type": "scatter", "x": {"elided": "579 str values"}, "xaxis": "x", "y": {"elided": "579 int values"}, "yaxis": "y"}], "layout": {"legend": {"tracegroupgap": 0}, "title": {"text": "Number of Comments Over Time"}, "xaxis": {"anchor": "y", "domain": [0, 1], "title": {"text": "Date"}}, "yaxis": {"anchor": "x", "domain": [0, 1], "title": {"text": "Number of Comments"}}}}
